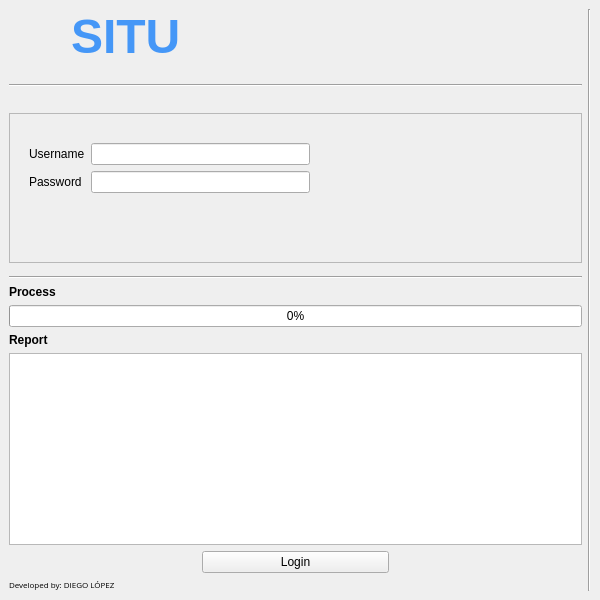
<?xml version="1.0" encoding="UTF-8"?>
<ui version="4.0">
 <class>MainWindow</class>
 <widget class="QMainWindow" name="MainWindow">
  <property name="geometry">
   <rect>
    <x>0</x>
    <y>0</y>
    <width>600</width>
    <height>600</height>
   </rect>
  </property>
  <property name="minimumSize">
   <size>
    <width>600</width>
    <height>600</height>
   </size>
  </property>
  <property name="windowTitle">
   <string>SITU. Main GUI</string>
  </property>
  <property name="windowIcon">
   <iconset resource="Images.qrc">
    <normaloff>:/images/infrastructure.png</normaloff>:/images/infrastructure.png</iconset>
  </property>
  <property name="styleSheet">
   <string notr="true">background-color:  rgb(255, 228, 228)rgb(237, 237, 237);</string>
  </property>
  <widget class="QWidget" name="centralwidget">
   <layout class="QHBoxLayout" name="horizontalLayout_2">
    <item>
     <layout class="QHBoxLayout" name="horizontalLayout_5" stretch="0,0">
      <item>
       <layout class="QVBoxLayout" name="verticalLayout">
        <property name="sizeConstraint">
         <enum>QLayout::SetMinimumSize</enum>
        </property>
        <item>
         <layout class="QVBoxLayout" name="verticalLayout_2" stretch="0,0,0,0">
          <property name="spacing">
           <number>0</number>
          </property>
          <item>
           <layout class="QHBoxLayout" name="horizontalLayout">
            <item>
             <widget class="QLabel" name="label_10">
              <property name="minimumSize">
               <size>
                <width>42</width>
                <height>42</height>
               </size>
              </property>
              <property name="maximumSize">
               <size>
                <width>42</width>
                <height>42</height>
               </size>
              </property>
              <property name="styleSheet">
               <string notr="true">border-image: url(:/images/infrastructure.png);</string>
              </property>
              <property name="text">
               <string/>
              </property>
             </widget>
            </item>
            <item>
             <spacer name="horizontalSpacer_3">
              <property name="orientation">
               <enum>Qt::Horizontal</enum>
              </property>
              <property name="sizeType">
               <enum>QSizePolicy::Minimum</enum>
              </property>
              <property name="sizeHint" stdset="0">
               <size>
                <width>20</width>
                <height>20</height>
               </size>
              </property>
             </spacer>
            </item>
            <item>
             <widget class="QLabel" name="label_3">
              <property name="enabled">
               <bool>false</bool>
              </property>
              <property name="font">
               <font>
                <pointsize>36</pointsize>
                <weight>50</weight>
                <bold>false</bold>
               </font>
              </property>
              <property name="text">
               <string>&lt;html&gt;&lt;head/&gt;&lt;body&gt;&lt;p&gt;&lt;span style=&quot; font-weight:600; color:#4597f7;&quot;&gt;SITU&lt;/span&gt;&lt;/p&gt;&lt;/body&gt;&lt;/html&gt;</string>
              </property>
             </widget>
            </item>
           </layout>
          </item>
          <item>
           <widget class="QWidget" name="widget_6" native="true">
            <property name="minimumSize">
             <size>
              <width>20</width>
              <height>20</height>
             </size>
            </property>
           </widget>
          </item>
          <item>
           <widget class="Line" name="line">
            <property name="orientation">
             <enum>Qt::Horizontal</enum>
            </property>
           </widget>
          </item>
          <item>
           <spacer name="verticalSpacer">
            <property name="orientation">
             <enum>Qt::Vertical</enum>
            </property>
            <property name="sizeType">
             <enum>QSizePolicy::Minimum</enum>
            </property>
            <property name="sizeHint" stdset="0">
             <size>
              <width>20</width>
              <height>20</height>
             </size>
            </property>
           </spacer>
          </item>
         </layout>
        </item>
        <item>
         <widget class="QFrame" name="frame">
          <property name="minimumSize">
           <size>
            <width>559</width>
            <height>150</height>
           </size>
          </property>
          <property name="frameShape">
           <enum>QFrame::StyledPanel</enum>
          </property>
          <property name="frameShadow">
           <enum>QFrame::Raised</enum>
          </property>
          <widget class="QWidget" name="formLayoutWidget">
           <property name="geometry">
            <rect>
             <x>20</x>
             <y>30</y>
             <width>281</width>
             <height>54</height>
            </rect>
           </property>
           <layout class="QFormLayout" name="formLayout">
            <item row="0" column="0">
             <widget class="QLabel" name="usernameLabel">
              <property name="text">
               <string>Username</string>
              </property>
             </widget>
            </item>
            <item row="0" column="1">
             <widget class="QLineEdit" name="usernameLineEdit"/>
            </item>
            <item row="1" column="0">
             <widget class="QLabel" name="passwordLabel">
              <property name="text">
               <string>Password</string>
              </property>
             </widget>
            </item>
            <item row="1" column="1">
             <widget class="QLineEdit" name="passwordLineEdit"/>
            </item>
           </layout>
          </widget>
         </widget>
        </item>
        <item>
         <spacer name="verticalSpacer_2">
          <property name="orientation">
           <enum>Qt::Vertical</enum>
          </property>
          <property name="sizeType">
           <enum>QSizePolicy::Expanding</enum>
          </property>
          <property name="sizeHint" stdset="0">
           <size>
            <width>0</width>
            <height>0</height>
           </size>
          </property>
         </spacer>
        </item>
        <item>
         <layout class="QVBoxLayout" name="verticalLayout_3">
          <item>
           <widget class="Line" name="line_4">
            <property name="orientation">
             <enum>Qt::Horizontal</enum>
            </property>
           </widget>
          </item>
          <item>
           <widget class="QLabel" name="label_7">
            <property name="font">
             <font>
              <pointsize>9</pointsize>
              <weight>75</weight>
              <bold>true</bold>
             </font>
            </property>
            <property name="text">
             <string>Process</string>
            </property>
           </widget>
          </item>
          <item>
           <widget class="QProgressBar" name="progressBar">
            <property name="sizePolicy">
             <sizepolicy hsizetype="Expanding" vsizetype="Fixed">
              <horstretch>0</horstretch>
              <verstretch>0</verstretch>
             </sizepolicy>
            </property>
            <property name="layoutDirection">
             <enum>Qt::LeftToRight</enum>
            </property>
            <property name="value">
             <number>0</number>
            </property>
            <property name="alignment">
             <set>Qt::AlignCenter</set>
            </property>
           </widget>
          </item>
          <item>
           <widget class="QLabel" name="label_6">
            <property name="font">
             <font>
              <pointsize>9</pointsize>
              <weight>75</weight>
              <bold>true</bold>
             </font>
            </property>
            <property name="text">
             <string>Report</string>
            </property>
           </widget>
          </item>
          <item>
           <widget class="QTextEdit" name="results_window">
            <property name="sizePolicy">
             <sizepolicy hsizetype="Expanding" vsizetype="MinimumExpanding">
              <horstretch>0</horstretch>
              <verstretch>0</verstretch>
             </sizepolicy>
            </property>
           </widget>
          </item>
          <item>
           <layout class="QHBoxLayout" name="horizontalLayout_8">
            <item>
             <widget class="QWidget" name="widget_9" native="true"/>
            </item>
            <item>
             <widget class="QPushButton" name="start_button">
              <property name="text">
               <string>Login</string>
              </property>
             </widget>
            </item>
            <item>
             <widget class="QWidget" name="widget_7" native="true"/>
            </item>
           </layout>
          </item>
          <item>
           <widget class="QLabel" name="label_4">
            <property name="maximumSize">
             <size>
              <width>200</width>
              <height>20</height>
             </size>
            </property>
            <property name="font">
             <font>
              <family>Open Sans</family>
              <pointsize>6</pointsize>
             </font>
            </property>
            <property name="text">
             <string>Developed by: DIEGO LÓPEZ</string>
            </property>
           </widget>
          </item>
         </layout>
        </item>
       </layout>
      </item>
      <item>
       <widget class="Line" name="line_5">
        <property name="orientation">
         <enum>Qt::Vertical</enum>
        </property>
       </widget>
      </item>
     </layout>
    </item>
   </layout>
  </widget>
 </widget>
 <resources>
  <include location="Images.qrc"/>
 </resources>
 <connections/>
</ui>
